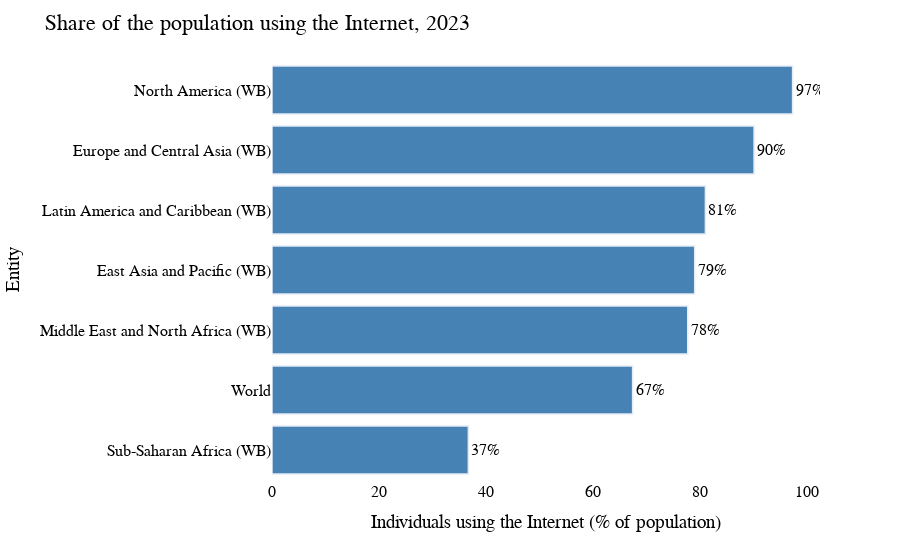

This figure's notebook cell:
### Code cell
fig = px.bar(
    df_2023_sorted, 
    y = "Entity", 
    x = "Individuals using the Internet (% of population)", 
    
   
)

fig.update_traces(
    marker_color="steelblue",
    marker_line_width=1.5,
    opacity=1,
    textposition="outside", 
    texttemplate="%{x:.0f}%"  

)

fig.update_layout(
    title = "Share of the population using the Internet, 2023", 
    plot_bgcolor="white",
      font=dict(
        size=16,
        family="Tahoma",
        color="black"
      )

)


fig.show()
fig.write_html("interactive_figures/gdp_nordic_2007_bar.html")

### Figure 1 — Plotly figure (JSON) as saved in the notebook; plotly's stock layout.template omitted (floating-point values rounded to 4 significant figures)
{"data": [{"hovertemplate": "Individuals using the Internet (% of population)=%{x}<br>Entity=%{y}<extra></extra>", "legendgroup": "", "marker": {"color": "steelblue", "line": {"width": 1.5}, "pattern": {"shape": ""}}, "name": "", "opacity": 1, "orientation": "h", "showlegend": false, "textposition": "outside", "texttemplate": "%{x:.0f}%", "type": "bar", "x": [36.7, 67.4, 77.7, 79.0, 81.0, 90.1, 97.3], "xaxis": "x", "y": ["Sub-Saharan Africa (WB)", "World", "Middle East and North Africa (WB)", "East Asia and Pacific (WB)", "Latin America and Caribbean (WB)", "Europe and Central Asia (WB)", "North America (WB)"], "yaxis": "y"}], "layout": {"barmode": "relative", "font": {"color": "black", "family": "Tahoma", "size": 16}, "legend": {"tracegroupgap": 0}, "margin": {"t": 60}, "plot_bgcolor": "white", "title": {"text": "Share of the population using the Internet, 2023"}, "xaxis": {"anchor": "y", "domain": [0, 1], "title": {"text": "Individuals using the Internet (% of population)"}}, "yaxis": {"anchor": "x", "domain": [0, 1], "title": {"text": "Entity"}}}}
